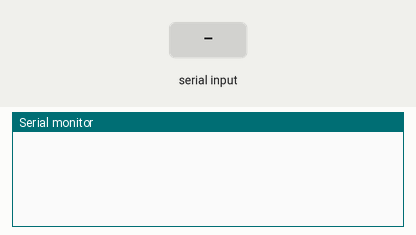
Bench run of a sketch on a simulated Arduino Uno, built with avr-gcc and run on an emulated ATmega328P. On the bench: the last lines printed to the serial monitor. The test bench sets the inputs (shaded band).

Above: at 1.2 s.
1.3 s: "a" received over Serial
At 2.4 s:
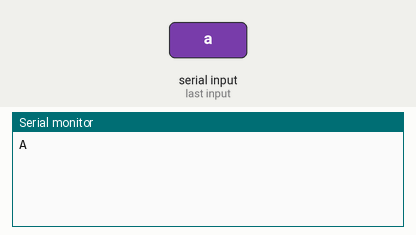
2.8 s: "b" received over Serial
At 3.5 s:
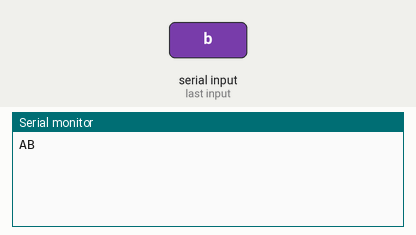

The sketch:

sample3_6.ino
```cpp
void setup() {
  Serial.begin(9600); // 시리얼 통신 속도 설정
}
void loop() {
  char ch = Serial.read(); // 키보드에서 읽어 들임
  switch( ch ) {
  case 'a':
    Serial.print('A');  // 소문자 a를 대문자로 바꾸어 표시
    break;
  case 'b':
    Serial.print('B');  // 소문자 b를 대문자로 바꾸어 표시
    break;
  }
}
```

Measured:
- after the input at 1.3 s, the serial monitor: prints a new line at once (image 1)
- after the input at 2.8 s, the serial monitor: prints a new line at once (image 2)
